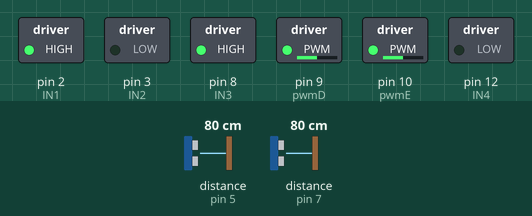
Recording of a sketch running on a simulated Arduino Uno, built with avr-gcc and run on an emulated ATmega328P. On the bench: switched loads named in the sketch (green lamp = pin HIGH). Wiring (inferred from the names in the program): 2 × ultrasonic range finder: trigger pin 4, echo pin 5 / trigger pin 6, echo pin 7. The inputs (shaded band) are chosen by the test bench; at power-on: distance to the obstacle (sensors on pin 7, pin 5) 80 cm. The echo pulse lasts 58.3 µs per cm; pins used as bus, display or sensor lines are not drawn.

Above: at 1.2 s.
1.3 s: distance to the obstacle (sensor on pin 7) set to 13 cm
2.8 s: distance to the obstacle (sensor on pin 7) set to 10 cm
At 3.5 s:
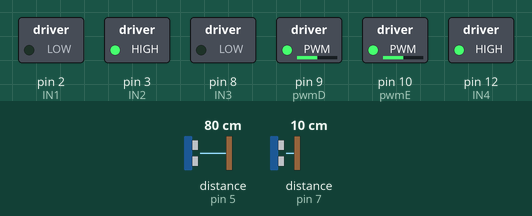
4.4 s: distance to the obstacle (sensor on pin 5) set to 13 cm
5.9 s: distance to the obstacle (sensor on pin 5) set to 10 cm
At 7.0 s:
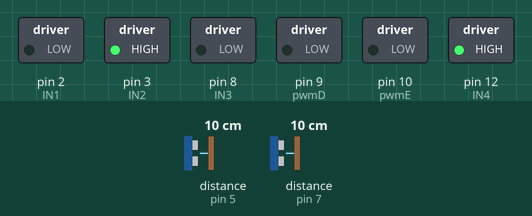
7.4 s: distance to the obstacle (sensor on pin 5) set to 18 cm
At 8.6 s:
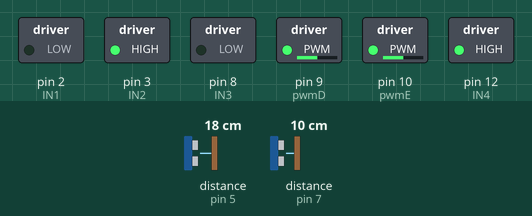
8.9 s: distance to the obstacle (sensor on pin 5) set to 2 cm
At 9.5 s:
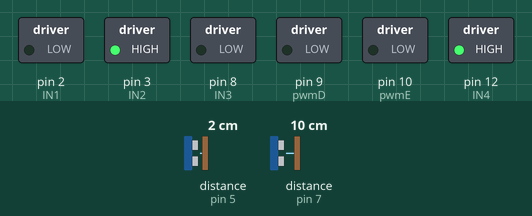
Timing chart, 0 to 11.5 s (numbered marks = the images above; inputs shaded):
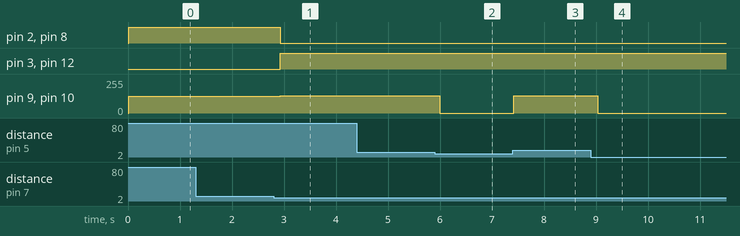

The sketch:

Robo-fuj_o.ino
```cpp
#define IN1 2
#define IN2 3
#define IN3 8
#define IN4 12
#define pwmD 9
#define pwmE 10
#define trigF 6
#define trigT 4
#define echoF 7
#define echoT 5

int distanciaF;
int distanciaT;
int estado = 1;

void setup() {
  pinMode(IN1, OUTPUT);
  pinMode(IN2, OUTPUT);
  pinMode(IN3, OUTPUT);
  pinMode(IN4, OUTPUT);
  pinMode(pwmD, OUTPUT);
  pinMode(pwmE, OUTPUT);
  pinMode(trigF, OUTPUT);
  pinMode(trigT, OUTPUT);
  pinMode(echoF, INPUT);
  pinMode(echoT, INPUT);
}


void loop() {
  distanciaF = ler_distanciaF();
  distanciaT = ler_distanciaT();


  while(distanciaF <= 10 && distanciaT <= 10){
    motor(0);
    delay(200);
    distanciaT = ler_distanciaT();
    distanciaF = ler_distanciaF();
  }
    while(distanciaF>10 && distanciaT <= 10){
      estado = 1;
      motor(50);
      delay(200);
      distanciaF = ler_distanciaF();
      distanciaT = ler_distanciaT();
    }
    while(distanciaT>10 && distanciaF <= 10){
      estado = 2;
      motor(-50);
      delay(200);
      distanciaT = ler_distanciaT();
      distanciaF = ler_distanciaF();
    }
    while(distanciaT > 10 && distanciaF > 10){
      if(estado == 1){
      motor(50);
      delay(200);
      distanciaT = ler_distanciaT();
      distanciaF = ler_distanciaF();
      }
      if(estado == 2){
      motor(-50);
      delay(200);
      distanciaT = ler_distanciaT();
      distanciaF = ler_distanciaF();
      }
    }
}

void motor(int vel){
  vel = map(vel, -100, 100, -255, 255);
  if(vel>0){
    digitalWrite(IN1, HIGH);
    digitalWrite(IN3, HIGH);
    digitalWrite(IN2, LOW);
    digitalWrite(IN4, LOW);
    analogWrite(pwmD, vel);
    analogWrite(pwmE, vel);
  }else{
    digitalWrite(IN1, LOW);
    digitalWrite(IN3, LOW);
    digitalWrite(IN2, HIGH);
    digitalWrite(IN4, HIGH);
    analogWrite(pwmD, -vel);
    analogWrite(pwmE, -vel);
  }
}

float ler_distanciaF(){
  digitalWrite(trigF, LOW);
  delayMicroseconds(2);
  digitalWrite(trigF, HIGH);
  delayMicroseconds(10);
  digitalWrite(trigF, LOW);

  long duration = pulseIn(echoF, HIGH);
  float distancia = ((duration * 0.034)/ 2.0);
  return distancia;
}

float ler_distanciaT(){
  digitalWrite(trigT, LOW);
  delayMicroseconds(2);
  digitalWrite(trigT, HIGH);
  delayMicroseconds(10);
  digitalWrite(trigT, LOW);

  long duration = pulseIn(echoT, HIGH);
  float distancia = ((duration * 0.034)/ 2.0);
  return distancia;
}
```

Measured:
- the behaviour switches between 12 and 11 cm on distance to the obstacle (sensor on pin 7) (found by bisection; images 0 and 1)
- the behaviour switches between 12 and 11 cm on distance to the obstacle (sensor on pin 5) (found by bisection; images 1 and 2)
- after the input at 1.3 s, every drawn part: stays the same
- after the input at 2.8 s, pin 2 (IN1), pin 8 (IN3): HIGH → LOW after 0.13 s; pin 3 (IN2), pin 12 (IN4): LOW → HIGH after 0.13 s; pin 9 (pwmD), pin 10 (pwmE): 127/255 → 128/255 after 0.13 s
- after the input at 4.4 s, every drawn part: stays the same
- after the input at 5.9 s, pin 9 (pwmD), pin 10 (pwmE): 128/255 → 0/255 after 0.10 s
- after the input at 7.4 s, pin 9 (pwmD), pin 10 (pwmE): 0/255 → 128/255 at once
- after the input at 8.9 s, pin 9 (pwmD), pin 10 (pwmE): 128/255 → 0/255 after 0.14 s
